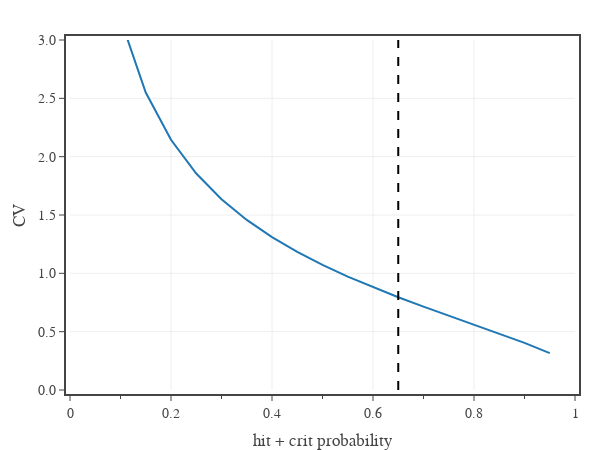

Write notebook code for a chart like this one.
### Code cell
# Attack damage CV vs hit probability for constant damage

# create figure
fig = go.Figure(
    layout=go.Layout(
        template=tfb.FIG_TEMPLATE,
        margin=dict(l=70, r=25, b=60, t=40, pad=4),
        xaxis=dict(
            title_text='hit + crit probability',
            tick0=0, dtick=0.2,
            minor=dict(tick0=0, dtick=0.1),
            range=[0,1],
        ),
        yaxis=dict(
            title_text='CV',
            tickformat='.1f',
            range=[0,3],
        ),
        legend=dict(
            xanchor='left', yanchor='bottom',
            x=0.00, y=0.00,
            orientation='v',
            tracegroupgap=0,
        )
    )
)

c = 2.0
p_crit = 1.0/20
p_hit = np.linspace(0,18,19)/20.0
for CV in [0.0]:
    
    fig.add_trace(go.Scatter(
        x=p_crit + p_hit, 
        y=np.sqrt(((CV*CV)*(p_hit + 4*p_crit) + (p_hit + p_crit*c*c - (p_hit + p_crit*c)**2))/((p_hit + p_crit*c)**2)),
        name=f'hit damage CV = {CV:.2f}',
        mode='lines',
        showlegend=False,
        hovertemplate=
            f'hit damage CV {CV:.2f}<br>'+
            'hit + crit probability %{x:.2f}<br>'+
            'attack CV %{y:.2f}<extra></extra>'
    ))

fig.add_trace(go.Scatter(
    x=[0.65, 0.65], 
    y=[0,3],
    mode='lines',
    showlegend=False,
    hoverinfo='skip',
    line=dict(color='black', dash='dash')
))

# show figure
fig.update_layout(width=600, height=450, barmode='group')
fig.show(config=tfb.FIG_CONFIG)

# save figures
if SAVEFIGS:
    fig.update_layout(autosize=True, width=None, height=None)
    tfb.save_fig_html(fig, format='large', name=f'./fig-fixed-attack-cv-vs-hit-large')
    tfb.save_fig_html(fig, format='small', name=f'./fig-fixed-attack-cv-vs-hit-small')

### Figure 1 — Plotly figure (JSON) as saved in the notebook; plotly's stock layout.template omitted (floating-point values rounded to 4 significant figures)
{"data": [{"hovertemplate": "hit damage CV 0.00<br>hit + crit probability %{x:.2f}<br>attack CV %{y:.2f}<extra></extra>", "mode": "lines", "name": "hit damage CV = 0.00", "showlegend": false, "type": "scatter", "x": [0.05, 0.1, 0.15, 0.2, 0.25, 0.3, 0.35, 0.4, 0.45, 0.5, 0.55, 0.6, 0.65, 0.7, 0.75, 0.8, 0.85, 0.9, 0.95], "y": [4.359, 3.18, 2.55, 2.145, 1.856, 1.635, 1.458, 1.31, 1.183, 1.072, 0.9718, 0.8804, 0.7954, 0.7149, 0.6374, 0.5611, 0.4843, 0.4043, 0.3162]}, {"hoverinfo": "skip", "line": {"color": "black", "dash": "dash"}, "mode": "lines", "showlegend": false, "type": "scatter", "x": [0.65, 0.65], "y": [0, 3]}], "layout": {"barmode": "group", "height": 450, "legend": {"orientation": "v", "tracegroupgap": 0, "x": 0, "xanchor": "left", "y": 0, "yanchor": "bottom"}, "margin": {"b": 60, "l": 70, "pad": 4, "r": 25, "t": 40}, "width": 600, "xaxis": {"dtick": 0.2, "minor": {"dtick": 0.1, "tick0": 0}, "range": [0, 1], "tick0": 0, "title": {"text": "hit + crit probability"}}, "yaxis": {"range": [0, 3], "tickformat": ".1f", "title": {"text": "CV"}}}}
